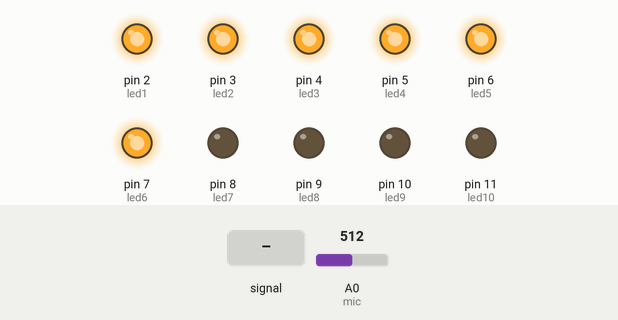
Recording of a sketch running on a simulated Arduino Uno, built with avr-gcc and run on an emulated ATmega328P. Shown: output pins drawn as LEDs (lit = HIGH). Inputs (shaded band) come from the test bench; at power-on: A0 (mic) = 512.

Above: at 1.2 s.
1.3 s: A0 (mic) fed a 200 Hz sine of ±81 counts around its level
At 2.5 s:
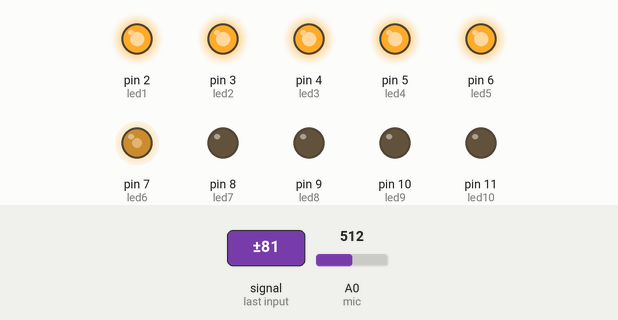
2.8 s: A0 (mic) set to 593
At 3.2 s:
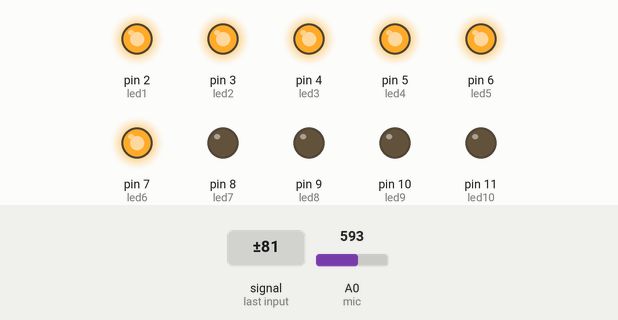
4.3 s: A0 (mic) set to 619
At 5.3 s:
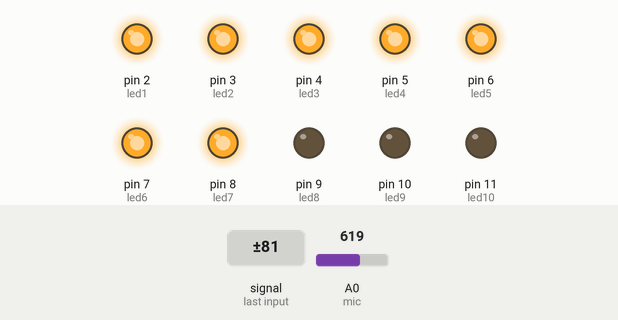
5.8 s: A0 (mic) fed a 1000 Hz sine of ±255 counts around its level
At 6.7 s:
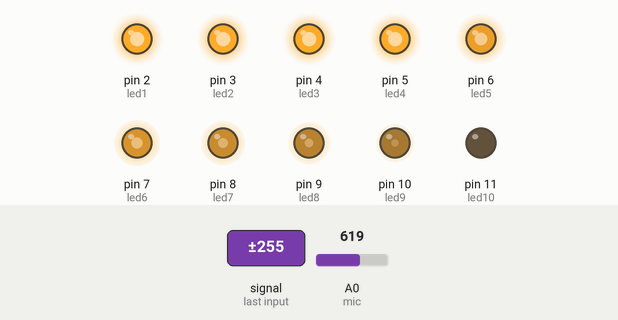
7.3 s: A0 (mic) fed a 2 Hz sine of ±306 counts around its level
At 10.22 s:
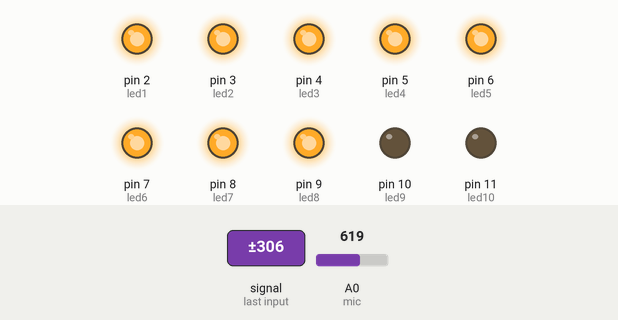
10.3 s: A0 (mic) fed a 50 Hz sine of ±306 counts around its level
Timing chart, 0 to 13.1 s (numbered marks = the images above; inputs shaded):
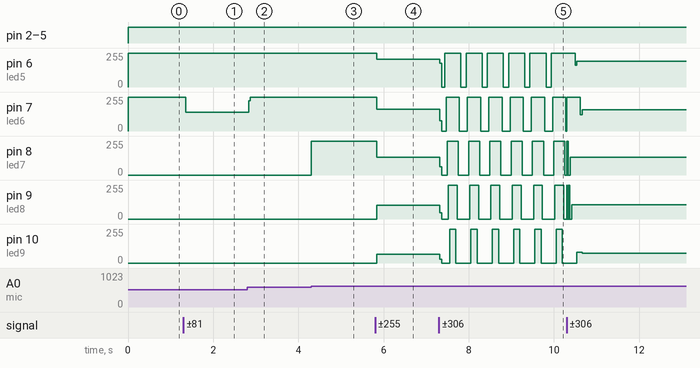

Measured:
- the behaviour switches between 600 and 601 on A0 (mic) (found by bisection; images 2 and 3)
- after the input at 1.3 s, pin 7 (led6): 255/255 → 139/255 after 0.05 s
- after the input at 2.8 s, pin 7 (led6): 139/255 → 255/255 at once
- after the input at 4.3 s, pin 8 (led7): 0/255 → 255/255 at once
- after the input at 5.8 s, pin 6 (led5): 255/255 → 210/255 at once; pin 7 (led6): 255/255 → 165/255 at once; pin 8 (led7): 255/255 → 132/255 at once; pin 9 (led8): 0/255 → 102/255 at once; pin 10 (led9): 0/255 → 64/255 at once
- after the input at 7.3 s, pin 6 (led5): 210/255 → 180/255 at once, then moves between 0/255 and 255/255, repeating every 0.50 s; pin 7 (led6): 165/255 → 76/255 at once, then moves between 0/255 and 255/255, repeating every 1.5 s

The sketch:

volume_10leds_meter.ino
```cpp
//define leds port

#define led1 2
#define led2 3
#define led3 4
#define led4 5
#define led5 6
#define led6 7
#define led7 8
#define led8 9
#define led9 10
#define led10 11

//define mic port

#define mic A0

int sound;

void setup() {

  //define pin led modes
  pinMode(led1, OUTPUT);
  pinMode(led2, OUTPUT);
  pinMode(led3, OUTPUT);
  pinMode(led4, OUTPUT);
  pinMode(led5, OUTPUT);
  pinMode(led6, OUTPUT);
  pinMode(led7, OUTPUT);
  pinMode(led8, OUTPUT);
  pinMode(led9, OUTPUT);
  pinMode(led10, OUTPUT);

}

void loop() {

  int sound = analogRead(mic);

  digitalWrite(led1, sound > 70);
  digitalWrite(led2, sound > 100);
  digitalWrite(led3, sound > 200);
  digitalWrite(led4, sound > 300);
  digitalWrite(led5, sound > 400);
  digitalWrite(led6, sound > 500);
  digitalWrite(led7, sound > 600);
  digitalWrite(led8, sound > 700);
  digitalWrite(led9, sound > 800);
  digitalWrite(led10, sound > 950);

 }
```
